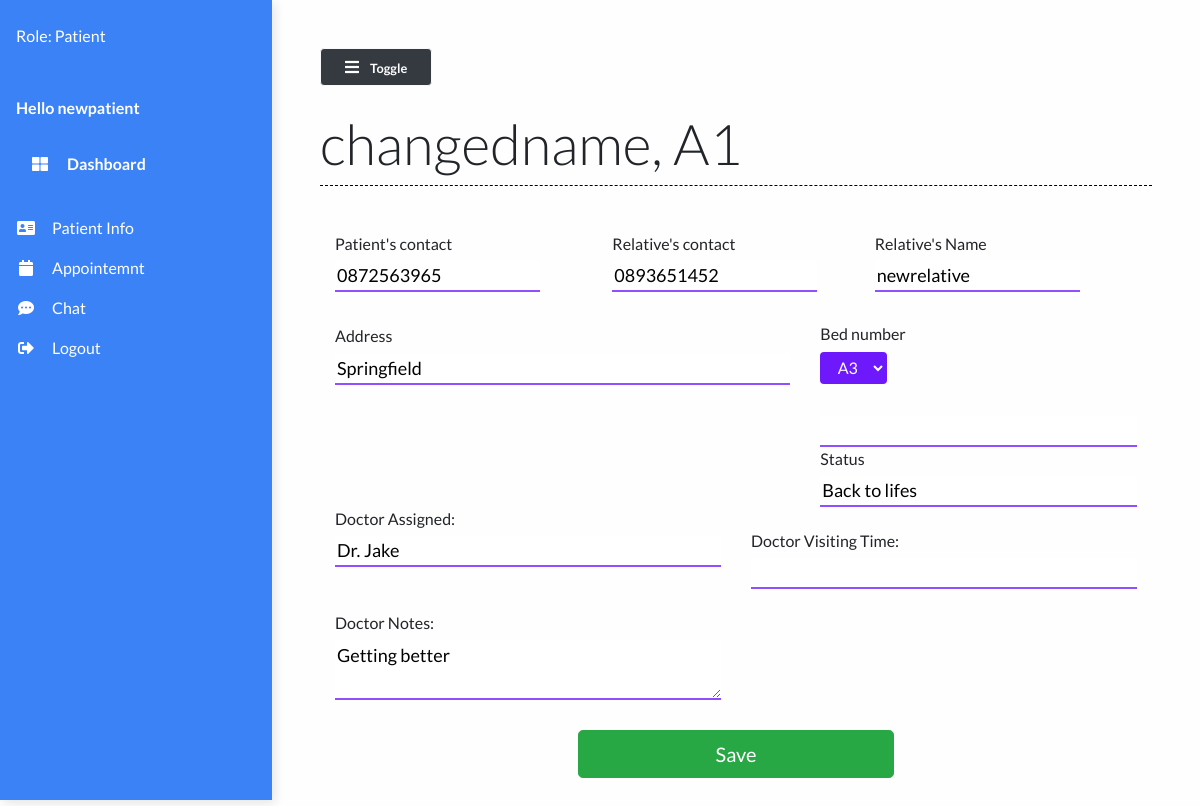
The app's page /patient/32 (signed in) with its own data.
### main/models.py (models this page shows, shortened)
class Patient(models.Model):
    user=models.OneToOneField(User,on_delete=models.CASCADE,null=True,default=None)
    name = models.CharField(max_length=50)
    phone_num = models.CharField(max_length=15)
    patient_relative_name = models.CharField(max_length=50, null=True)
    patient_relative_contact = models.CharField(max_length=15, null=True)
    address = models.TextField()
    """ SYMPTOMS = (  # hardcoded to be changed in a drop down list
        ('Fever', 'Fever'),
        ('Dry cough', 'Dry cough'),
        ('Tiredness', 'Tiredness'),
        ('Aches and pains', 'Aches and pains'),
        ('Sore throat', 'Sore throat'),
        ('Diarrhoea', 'Diarrhoea'),
        ('Loss of taste or smell', 'Loss of taste or smell'),
        ('Difficulty in breathing or shortness of breath', 'Difficulty in breathing or shortness of breath'),
        ('Chest pain or pressure', 'Chest pain or pressure'),
        ('Loss of speech or movement', 'Loss of speech or movement'),
    )

    symptoms = MultiSelectField(choices=SYMPTOMS, null=True)"""
    prior_ailments = models.TextField()
    bed_num = models.ForeignKey("Bed", on_delete=models.CASCADE, null=True)
    dob = models.DateField(null=True)
    doctor = models.ForeignKey("Doctor", on_delete=models.CASCADE, null=True)
    doctors_notes = models.TextField(null=True, blank=True)
    status = models.CharField(max_length=50)

class Bed(models.Model):
    bed_number = models.CharField(max_length=50)
    occupied = models.BooleanField()
    def __str__(self):
        return self.bed_number

class Doctor(models.Model):
    name = models.CharField(max_length=100)
    def __str__(self):
        return self.name

### main/views.py (the view, shortened to what this page needs)
# urls.py: path("patient/<str:pk>", views.patient, name="patient"),
@login_required(login_url='login')
def patient(request, pk):
    patient = Patient.objects.get(id=pk)
    beds = Bed.objects.filter(occupied=False)
    context = {
        'beds': beds,
        'patient': patient
    }
    return render(request, 'main/patient.html', context)

### main/templates/main/patient.html (shortened to what this page needs)
{% extends 'main/base.html' %}
{% load static %}
{% block contentTitle %}
{{patient.name}}, {{patient.bed_num}}
{% endblock contentTitle %}
{% block content %}
	<form class="form" action="" method="post" id="registrationForm">
		<div class="container">
			<div class="patient-form">
				<div class="row">
					<div class="col-md-4 form-field mt-4 mb-0">
						<label for="mobile">
							<h6>Patient's contact</h6>
							<input type="text" id="name" class="input-text" type="text" name="mobile"
								pattern="[0-9]{3}[0-9]{3}[0-9]{4}" placeholder="Mobile No"
								value="{{patient.phone_num}}">
						</label>
					</div>
					<div class="offset-md-2 col-md-4 form-field mt-4 mb-0">
						<label for="mobile" class="mb-0">
							<h6>Relative's contact</h6>
							<input type="text" id="mobile2" class="input-text" type="text" name="mobile2"
								pattern="[0-9]{3}[0-9]{3}[0-9]{4}" placeholder="Mobile No"
								value="{{patient.patient_relative_contact}}">
						</label>
					</div>
					<div class="form-field mt-4">
						<label for="relativeName" class="mb-0">
							<h6>Relative's Name</h6>
							<input type="text" class="input-text" name="relativeName" id="realtiveName"
								value="{{patient.patient_relative_name}}" />
						</label>
					</div>
					<div class="col-md-7 form-field mt-0">
						<label for="address" class="mb-0 mt-0">
							<h6>Address</h6>
						</label>
						<input type="address" class="input-text" id="location" placeholder="address" name="location"
							title="enter a location" value="{{patient.address}}" />
					</div>
					<div class="col-md-5">
						<h6>Bed number</h6>
						<select name="bed_num" class="btn btn-bed" id="bed_num">
							{% for bed in beds %}
							<option value={{ bed }}>{{ bed }}</option>
							{% endfor %}
					</div>
					<div class="col-md-6">
						<input type="text" class="input-text" name="symptons" id="symptons"
							value="{{patient.symptoms}}" />
						<label for="status" class="mb-0">
							<h6>Status</h6>
						</label>
						<input type="text" class="input-text" name="status" id="status" value="{{patient.status}}" />
					</div>
					<div class="col-md-6">
						<label for="doctor" class="mb-0">
							<h6>Doctor Assigned: </h6>
						</label>
						<input type="text" class="input-text" name="doctor" id="doctor" value="{{patient.doctor}}" />
					</div>
					<div class="col-md-6">
						<label for="doctor_time" class="mb-0 mt-4">
							<h6>Doctor Visiting Time: </h6>
						</label>
						<input type="text" class="input-text" name="doctor_time" id="doctor_time"
							value="{{patient.doctors_visiting_time}}" />
					</div>
					<div class="col-md-6">
						<label for="doctor_notes" class="mb-0 mt-4">
							<h6>Doctor Notes: </h6>
						</label>
						<textarea class="input-text" name="doctor_notes" id="doctor_notes"
							{{patient.doctors_notes}}>{{patient.doctors_notes}}</textarea>
					</div>
				</div>
			</div>
		</div>
		<div class="form-group">
			<div class="col-md-5 mx-auto">
				<br />
				<button class="btn btn-lg btn-success btn-block mx-auto" type="submit">
					 Save
				</button>
			</div>
		</div>
	</form>
	{% endblock content %}

### main/templates/main/base.html (shortened to what this page needs)
{% load static %}
<!DOCTYPE html>
<html lang="en">
<head>
  <link rel="stylesheet" href="https://maxcdn.bootstrapcdn.com/bootstrap/4.0.0/css/bootstrap.min.css"
 />
  <link rel="stylesheet" href="https://cdnjs.cloudflare.com/ajax/libs/font-awesome/5.14.0/css/all.min.css"
 />
  <link rel="stylesheet" href="{% static 'styles/base.css' %}" type="text/css" />
  <link rel="stylesheet" href="//code.jquery.com/ui/1.12.1/themes/base/jquery-ui.css">
</head>
<body>
  <div class="vertical-nav" id="sidebar">
    <div class="py-4 px-3 mb-4">
      <div class="media d-flex align-items-center">
        <div class="media-body text-white">
          {% if request.user.is_authenticated %}
          <p class="font-weight-normal mb-0">
            Role: {% if request.user.is_superuser == True %}
            Admin
            {% elif request.user.is_superuser == False and request.user.is_staff == True %}
            Staff
            {% else %}
            Patient
            {% endif %}
          </p>
          {% endif %}
        </div>
      </div>
    </div>
    <p class="text-white font-weight-bold px-3 pb-4 mb-0">
      Hello {{user.username}}
    </p>
    <p class="text-gray font-weight-bold px-3 pb-4 mb-0">
      <a href="{% url 'dashboard' %}" class="nav-link text-white">
        <i class="fa fa-th-large mr-3 text-primary"></i> Dashboard</a>
    </p>
    {% if request.user.is_authenticated == True %}
    {% if request.user.is_staff == True %}
    <ul class="nav flex-column mb-0">
      <li class="nav-item">
        <a href="{% url 'patient_list' %}" class="nav-link text-white">
          <i class="fa fa-address-card mr-3 text-primary fa-fw"></i>View patient list
        </a>
      </li>
        <li class="nav-item">
          <a href="{% url 'doctor-appointments' %}" class="nav-link text-white">
            <i class="fa fa-calendar mr-3 text-primary fa-fw"></i>Appointment Requests
          </a>
        </li>
      <li class="nav-item">
        <a href="{% url 'add_patient' %}" class="nav-link text-white">
          <i class="fa fa-plus mr-3 text-primary fa-fw"></i>Add patient
        </a>
      </li>
      <li class="nav-item">
        <a href="{% url 'chat' %}" class="nav-link text-white">
          <i class="fas fa-comment-dots mr-3 text-primary fa-fw"></i>Chat
        </a>
      </li>
      {% else %}
      <ul class="nav flex-column mb-0">
        <li class="nav-item">
          <a href="{% url 'patientInfo' %}" class="nav-link text-white">
            <i class="fa fa-address-card mr-3 text-primary fa-fw"></i>Patient Info
          </a>
        </li>
        <li class="nav-item">
          <a href="{% url 'appointments' %}" class="nav-link text-white">
            <i class="fa fa-calendar mr-3 text-primary fa-fw"></i>Appointemnt
          </a>
        </li>
        <li class="nav-item">
          <a href="{% url 'chat' %}" class="nav-link text-white">
            <i class="fas fa-comment-dots mr-3 text-primary fa-fw"></i>Chat
          </a>
        </li>
        {% endif %}
        {% endif %}
        {% if request.user.is_authenticated == False %}
        <li class="nav-item">
          <a href="{% url 'signupdr' %}" class="nav-link text-white">
            <i class="fa fa-sign-out-alt mr-3 text-primary fa-fw"></i>Doctor Signup
          </a>
        </li>
        <li class="nav-item">
          <a href="{% url 'signup' %}" class="nav-link text-white">
            <i class="fa fa-sign-out-alt mr-3 text-primary fa-fw"></i>Patient Signup
          </a>
        </li>
        <li class="nav-item">
          <a href="{% url 'login' %}" class="nav-link text-white">
            <i class="fa fa-sign-in-alt mr-3 text-primary fa-fw"></i>Login
          </a>
        </li>
        {% else %}
        <li class="nav-item">
          <a href="{% url 'logout' %}" class="nav-link text-white">
            <i class="fa fa-sign-out-alt mr-3 text-primary fa-fw"></i>Logout
          </a>
        </li>
        {% endif %}
      </ul>
  </div>
  <div class="page-content p-5" id="content">
    <button id="sidebarCollapse" class="btn btn-light bg-dark rounded-pill shadow-sm px-4 mb-4" type="button">
      <i class="fa fa-bars mr-2 text-primary"></i>
      <small class="font-weight-bold text-primary">
        Toggle
      </small>
    </button>
    <h2 class="display-4 ">{% block contentTitle %}{% endblock contentTitle %}
    </h2>
    <div class="seperator mt-1 mb-4"></div>
    {% block content %}{% endblock content %}
  </div>
</body>
</html>

### static/styles/base.css (style rules this page uses)
body { background: #fffefe; min-height: 100vh; overflow-x: hidden; font-family:Lato,'Helvetica Neue',Helvetica,Arial,sans-serif; }
.vertical-nav { background: #3b82f6 !important; min-width: 17rem; height: 100vh; position: fixed; top: 0; left: 0; box-shadow: 3px 3px 10px rgba(0, 0, 0, 0.1); transition: all 0.4s; }
.page-content { width: calc(100% -17rem); margin-left: 17rem; transition: all 0.4s; }
.seperator { margin: 3rem 0; border-bottom: 1px dashed #000000; }
.nav-link { text-transform: capitalize; }
.text-primary { color: #fff !important; }
.btn-bed { background: #6d19fc; color: #ffffff; height: 2rem; padding-top: 2px; margin-bottom: 2em; }
.patient-form .form-field { margin: 32px 0; }
.patient-form .input-text { width: 100%; border-width: 0 0 2px 0; border-color: #6c19fcc2; font-size: 18px; font-weight: 400; transition: border-color 0.2s linear; }

### records on screen
Patient: name "changedname", bed_num "A1", mobile "0872563965", mobile2 "0893651452", relativeName "newrelative", location "Springfield", status "Back to lifes", doctor "Dr. Jake", doctor_notes "Getting better"

### other values on screen
{{ user.username }} "newpatient"
form field bed_num "A3"
